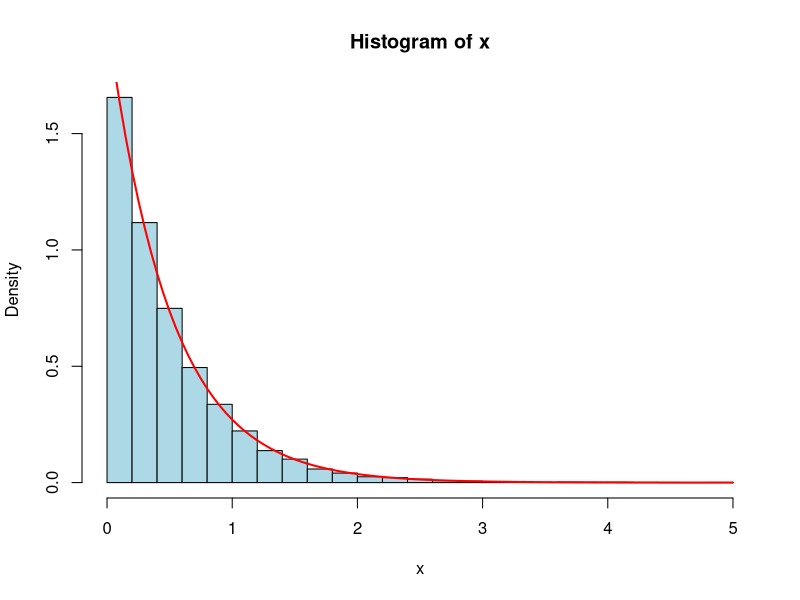
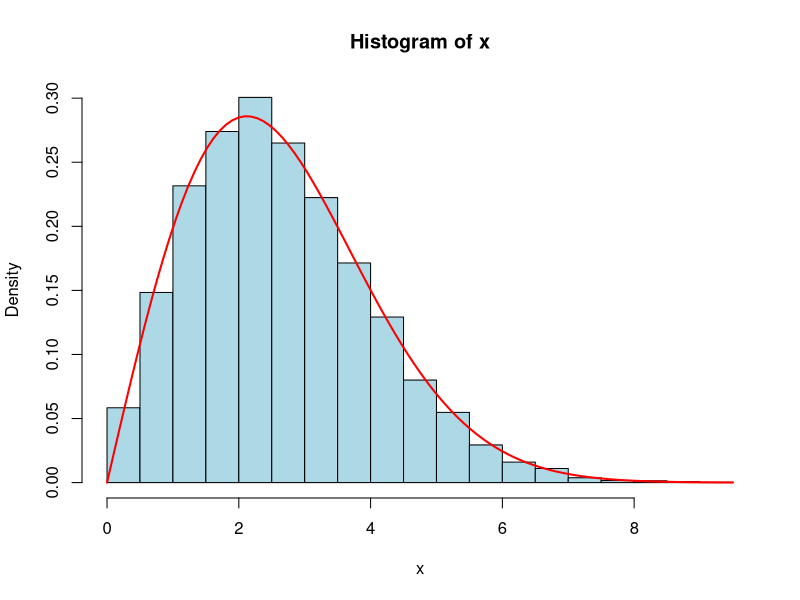

The R source for these figures, in order: (Note: this script raises an error after producing the figures.)
#Distribucion exponencial -- 
#F(x) = 1- exp(-lambda) => U = F(x); 
# x = -ln(1-u)/lambda

set.seed(123)
n <- 10000

lambda <- 2
u <- runif(n)
min(u)
max(u)
mean(u)
var(u)

x <- -log(1-u)/lambda

par(mfrow = c(1,1))
hist(x, probability = TRUE, breaks = 30, col = "lightblue")
curve(dexp(x, rate = lambda), add = TRUE, col = "red", lwd = 2)

mean(x) #approx 1/lambda
var(x) #approx 1/lambda^2

##############################################################3
#Distribucion de Weibull
#F(x) = 1 - exp-{x/beta}^alpha => F(x) = U
#x = [-ln(1-u)]^{1/alpha} · beta

set.seed(123)
u <- runif(10000)
alpha <- 2
beta  <- 3

x <- (-log(1-u))^(1/alpha)*beta

hist(x, probability = TRUE, breaks = 30,col = "lightblue")
curve(dweibull(x, shape = alpha, scale = beta),
      add = TRUE, col = "red", lwd = 2)

##################################################################3
#En R ciertas distribuciones se pueden hacer directamente con: 
qexp()
qweibull()
qlogis()
qcauchy()

#vamos a mostrar un ejemplo de la diferencia de la exponencial
#creada por nosotros y la hecha por R 
#Funcion exponencial
set.seed(123)
n <- 10000
lambda <- 2

# Uniformes
u <- runif(n)

# Método de la inversión
x.inv <- -log(1-u)/lambda

# Utilizando qexp()
x.qexp <- qexp(u, rate = lambda)

#Comprobamos la media 
mean(x.inv)
mean(x.qexp)

var(x.inv)
var(x.qexp)

#histogramas: 
par(mfrow = c(1,2))

hist(x.inv, probability = TRUE, breaks = 30,
     col = "lightblue", main = "Método de la inversión")
curve(dexp(x, rate = lambda), add = TRUE, col = "red",
      lwd = 2)

hist(x.qexp, probability = TRUE, breaks = 30,
     col = "lightgreen", main = "qexp()")
curve(dexp(x, rate = lambda), add = TRUE,
      col = "red", lwd = 2)
